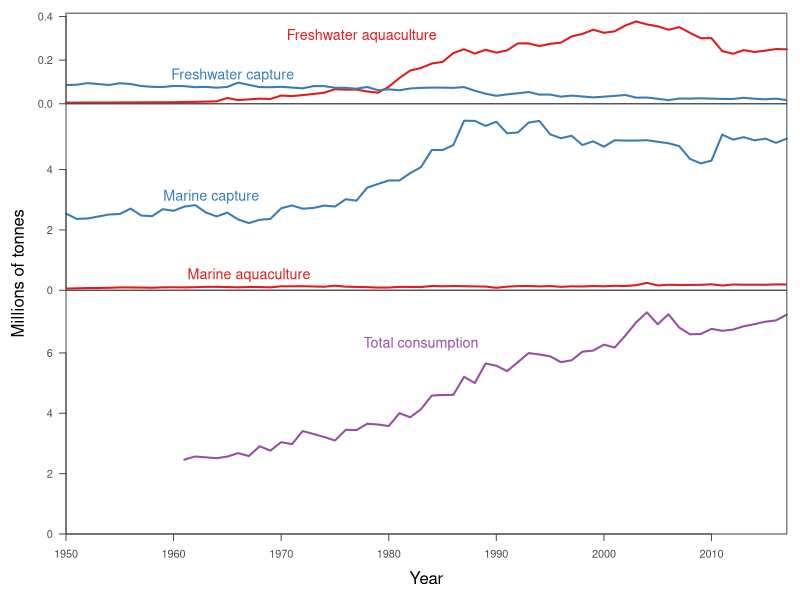

Source code (R):
#=============================================================
#Data from Halley Froehlich 28 May 2020 (HF edit 2 June 2020)
#For paper on executive order on fish and aquaculture
#plot by Trevor Branch tbranch@uw.edu
#=============================================================
library(tidyverse)

setwd("~/Desktop/github/covid19/data/FAO_usa")

   XX <- read.csv(file="all_FAO_data.csv", stringsAsFactors=FALSE)
   #Three panels: aquaculture, capture, and consumption
   aq.fresh <- filter(XX, envt=="freshwater", type=="aquaculture")
   aq.salt <- filter(XX, envt=="marine", type=="aquaculture")
   cap.fresh <- filter(XX, envt=="freshwater", type=="capture")
   cap.salt <- filter(XX, envt=="marine", type=="capture")
   eaten <- filter(XX, element=="Food supply quantity (tonnes)")
   eaten.yr <- sort(unique(XX$year))
   eaten.amount <- tapply(X=XX$consumption_tonnes, FUN=mean, INDEX=XX$year)
   
   max.in.panels <- c(max(aq.fresh$prod_tonnes, cap.fresh$prod_tonnes),
                      max(aq.salt$prod_tonnes, cap.salt$prod_tonnes),
                      max(eaten.amount, na.rm=TRUE))
   
   line.colors <- c("#e41a1c","#377eb8","#984ea3")
   
   scaling <- 1e06 #divide by 1 million
   max.in.panels <- 1.1*max.in.panels/scaling
   
   quartz()
   par(mar=c(0,0,0,0), oma=c(5,5,1,1))
   layout(mat=matrix(1:3,nrow=3, ncol=1),widths=1, 
          heights=c(3,max.in.panels[2:3]))
   plot(aq.fresh$year, aq.fresh$prod_tonnes/scaling, type="l", 
        col=line.colors[1], lwd=2,
        ylim=c(0,max.in.panels[1]), yaxs="i", xaxs="i", xpd=NA,
        las=1, axes=FALSE, ann=FALSE)
   lines(x=cap.fresh$year, y=cap.fresh$prod_tonnes/scaling, 
         col=line.colors[2],
         lwd=2)
   axis(side=2, at=c(0,0.2,0.4), las=1,col="gray30",col.axis="gray30")
   box(col="gray30")
   text(x=c(1977.5, 1965.5), y=c(0.31,0.13), 
        labels=c("Freshwater aquaculture", "Freshwater capture"),
        col=c(line.colors[1:2]), cex=1.3)
   
   plot(cap.salt$year, cap.salt$prod_tonnes/scaling, type="l", 
        col=line.colors[2], lwd=2,
        ylim=c(0,max.in.panels[2]), yaxs="i", xaxs="i", xpd=NA,
        las=1,axes=FALSE, ann=FALSE)
   axis(side=2, at=c(0,2,4), las=1,col="gray30",col.axis="gray30")
   lines(x=aq.salt$year, y=aq.salt$prod_tonnes/scaling, 
         col=line.colors[1], lwd=2)
   box(col="gray30")
   text(x=c(1963.5, 1967), y=c(3.1,0.5), 
        labels=c("Marine capture", "Marine aquaculture"),
        col=c(line.colors[2:1]), cex=1.3)
   
   
   plot(x=eaten.yr, y=eaten.amount/scaling, type="l", 
        col=line.colors[3],
        ylim=c(0,max.in.panels[3]), yaxs="i", xaxs="i", xpd=NA,
        las=1,axes=FALSE, ann=FALSE, lwd=2)
   axis(side=2, at=c(0,2,4,6), las=1, col="gray30",col.axis="gray30")
   axis(side=1, col="gray30",col.axis="gray30")
   box(col="gray30")
   mtext(side=1, outer=TRUE, "Year", cex=1, line=3)
   mtext(side=2, outer=TRUE, "Millions of tonnes", cex=1, line=3)
   text(x=1983, y=6.3, 
        labels=c("Total consumption"),
        col=c(line.colors[3]), cex=1.3)


